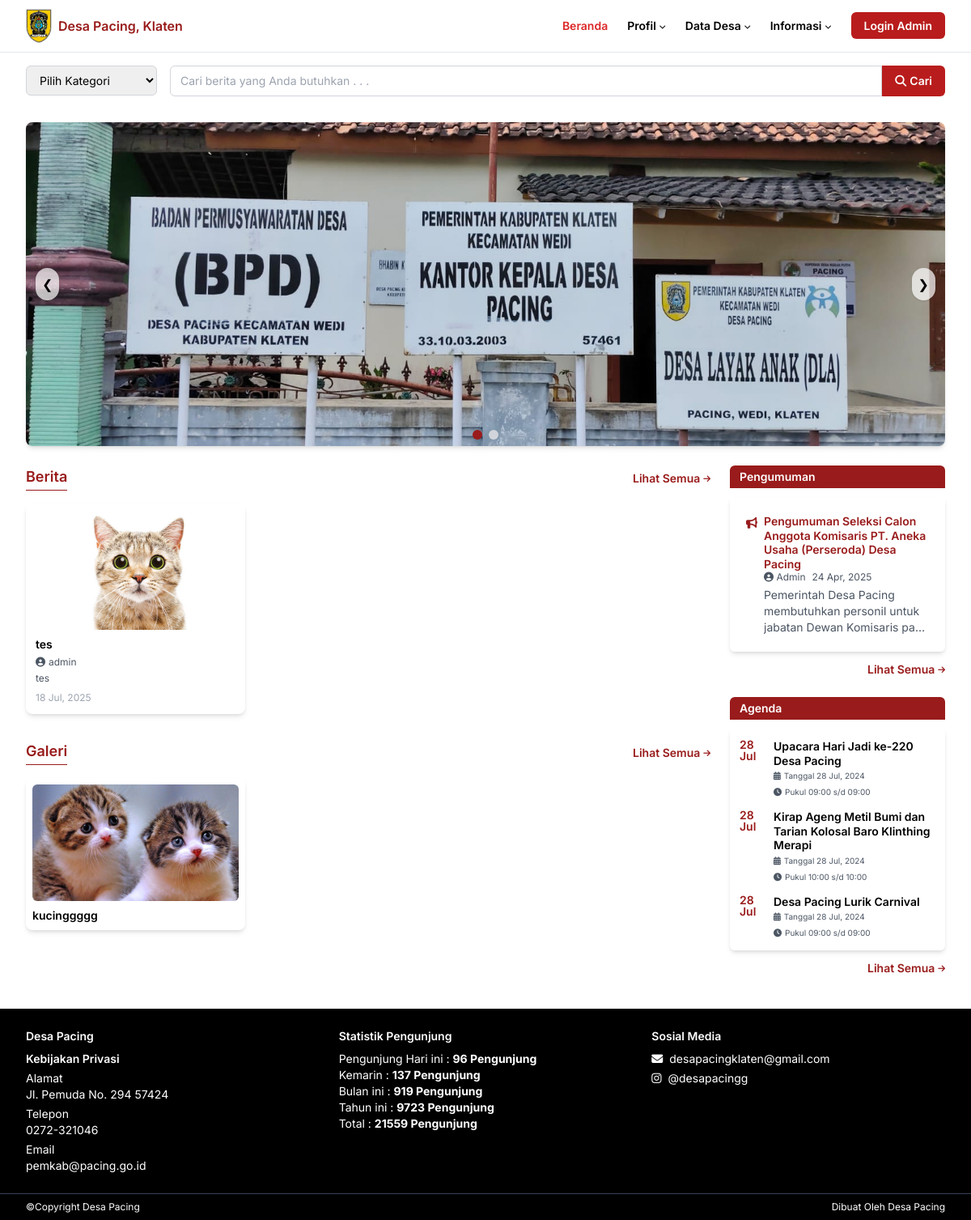
Before: / with the older database file.
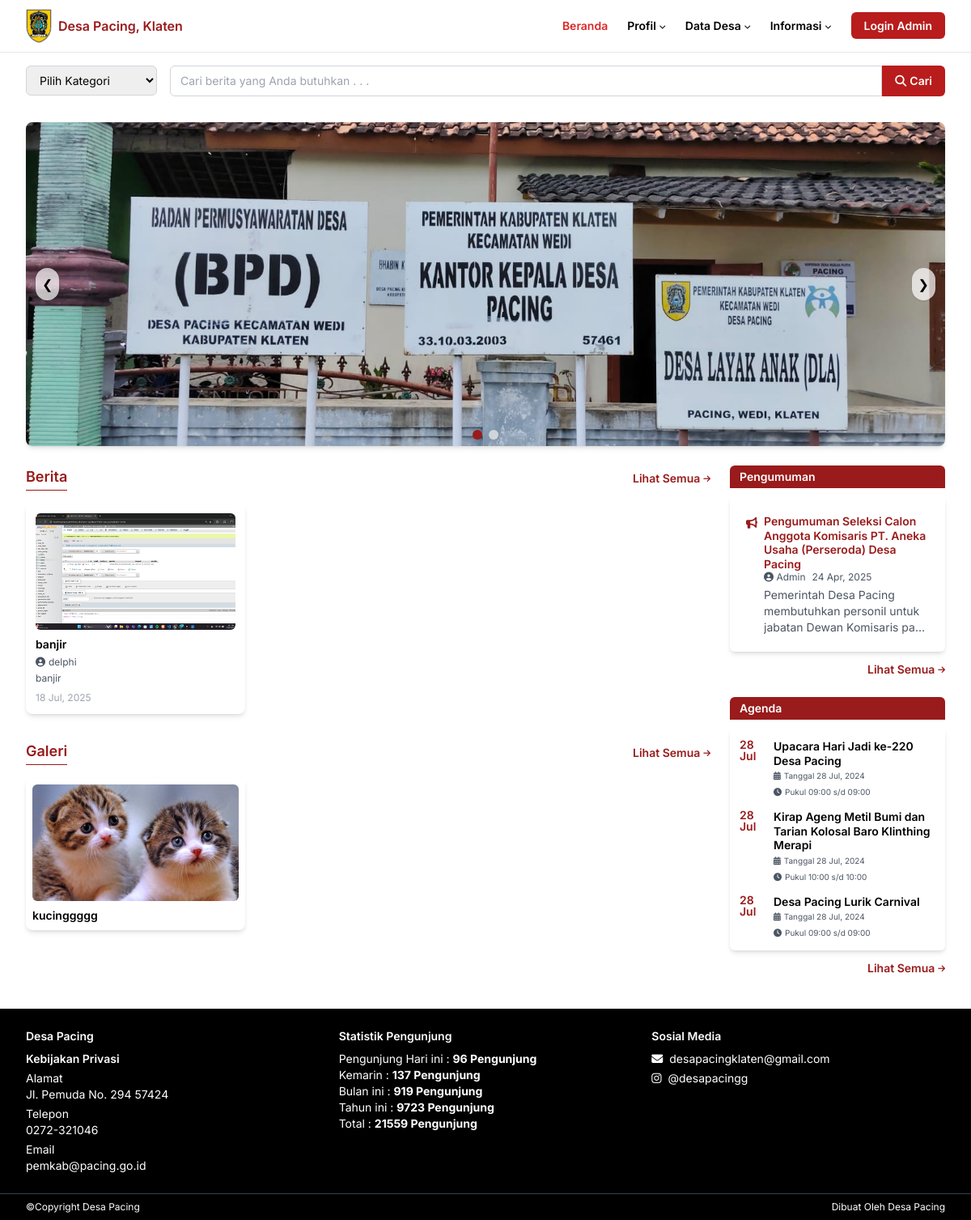
After: the same page with the newer database file.
### tables this page shows
CREATE TABLE `berita` (
  `id` int(11) NOT NULL,
  `judul` varchar(255) NOT NULL,
  `deskripsi` text NOT NULL,
  `gambar` varchar(255) DEFAULT NULL,
  `tanggal` datetime DEFAULT current_timestamp(),
  `penulis` varchar(100) DEFAULT 'Admin'
);

CREATE TABLE `galeri` (
  `id_galeri` int(11) NOT NULL,
  `judul` varchar(255) NOT NULL,
  `deskripsi` text NOT NULL,
  `gambar` varchar(255) DEFAULT NULL,
  `tanggal` datetime NOT NULL DEFAULT current_timestamp()
);

### index.php (the view, shortened to what the rows shown need)
<?php
include 'php/db.php';
$result = $konek->query("SELECT * FROM galeri ORDER BY tanggal DESC LIMIT 9");
$result2 = $konek->query("SELECT * FROM berita ORDER BY tanggal DESC LIMIT 9");
?>
<html class="scroll-smooth" lang="id">
  <head>
    <script src="https://cdn.tailwindcss.com"></script>
    <link
      href="https://cdnjs.cloudflare.com/ajax/libs/font-awesome/5.15.3/css/all.min.css"
      rel="stylesheet"
    />
    <link href="css/style.css" rel="stylesheet" />
  </head>
  <body class="bg-white text-black">
    <main
      class="max-w-[1280px] mx-auto px-4 sm:px-6 lg:px-8 mt-6 grid grid-cols-1 lg:grid-cols-4 gap-6"
    >
      <section class="lg:col-span-3 space-y-8">
        <section aria-labelledby="berita-title" class="space-y-4">
          <div class="flex justify-between items-center mb-2">
            <h2
              class="text-red-800 font-semibold text-base sm:text-lg border-b border-red-800 pb-0.5"
              id="berita-title"
            >
              Berita
            </h2>
          </div>
          <div class="grid grid-cols-1 sm:grid-cols-2 lg:grid-cols-3 gap-4">
            <?php while ($row = $result2->fetch_assoc()): ?>
              <a href="detail_berita.php?id=<?php echo $row['id']; ?>" class="block hover:shadow-lg transition">
                <article
                  aria-label="Berita 1"
                  class="bg-white rounded-lg shadow-md p-3 flex flex-col"
                >
                  <img
                    alt="<?php echo htmlspecialchars($row['judul']); ?>"
                    class="rounded-md mb-2 object-cover w-full h-40 sm:h-36"
                    height="200"
                    loading="lazy"
                    src="assets/<?php echo htmlspecialchars($row['gambar']); ?>"
                    width="400"
                  />
                  <h3 class="font-semibold text-xs sm:text-sm mb-1 leading-tight">
                    <?php echo htmlspecialchars($row['judul']); ?>
                  </h3>
                  <div
                    class="flex items-center text-gray-600 text-[10px] sm:text-xs mb-1 space-x-1"
                  >
                    <i class="fas fa-user-circle"> </i>
                    <span> <?php echo htmlspecialchars($row['penulis']); ?> </span>
                  </div>
                  <p
                    class="text-gray-600 text-[9px] sm:text-xs mb-2 line-clamp-3"
                  >
                    <?php echo htmlspecialchars(mb_strimwidth(strip_tags($row['deskripsi']), 0, 120, '...')); ?>
                  </p>
                  <time
                    class="text-gray-400 text-[9px] sm:text-xs"
                    datetime="2025-07-03"
                  >
                    <?php echo date('j M, Y', strtotime($row['tanggal'])); ?>
                  </time>
                </article>
            </a>
            <?php endwhile; ?>
          </div>
        </section>
        <section aria-labelledby="galeri-title" class="space-y-4">
          <div class="flex justify-between items-center mb-2">
            <h2
              class="text-red-800 font-semibold text-base sm:text-lg border-b border-red-800 pb-0.5"
              id="galeri-title"
            >
              Galeri
            </h2>
          </div>
          <div class="grid grid-cols-1 sm:grid-cols-3 gap-4">
            <?php while ($row = $result->fetch_assoc()): ?>
            <article
              onclick="openModal(
                '<?php echo htmlspecialchars($row['judul']); ?>',
                '<?php echo htmlspecialchars($row['deskripsi']); ?>',
                'assets/<?php echo htmlspecialchars($row['gambar']); ?>'
              )"
              class="bg-white rounded-lg shadow-md p-2 flex flex-col cursor-pointer hover:ring-2 hover:ring-red-500 transition-all"
            >
              <img
                alt="Kirab Gunungan"
                class="rounded-md mb-2 object-cover w-full h-36"
                src="assets/<?php echo htmlspecialchars($row['gambar']); ?>"
                loading="lazy"
              />
              <h3 class="font-semibold text-xs sm:text-sm leading-tight">
                <?php echo htmlspecialchars($row['judul']); ?>
              </h3>
            </article>
          <?php endwhile; ?>
          </div>
        </section>
      </section>
    </main>
  </body>
</html>

Changed rows visible on the page:
removed berita: gambar (picture), judul "tes", penulis "admin", deskripsi "tes", tanggal "18 Jul, 2025"
added berita: gambar (picture), judul "banjir", penulis "delphi", deskripsi "banjir", tanggal "18 Jul, 2025"
